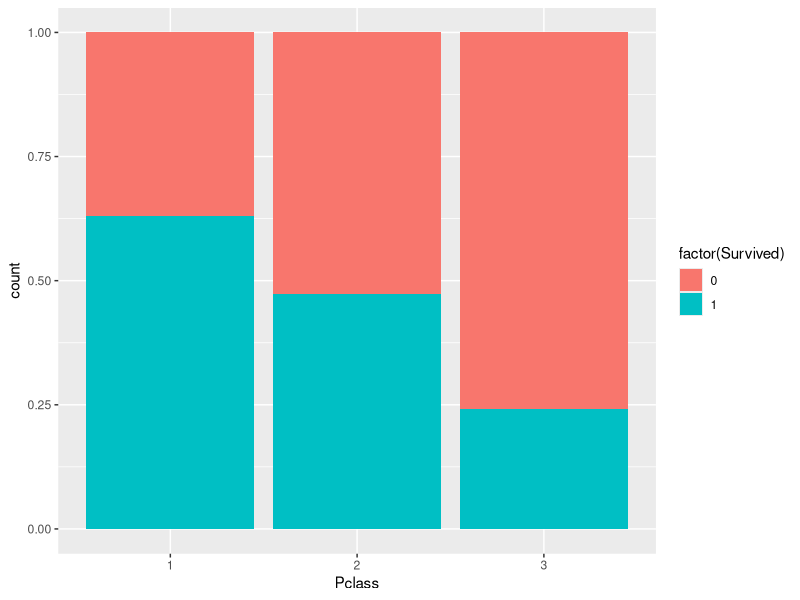
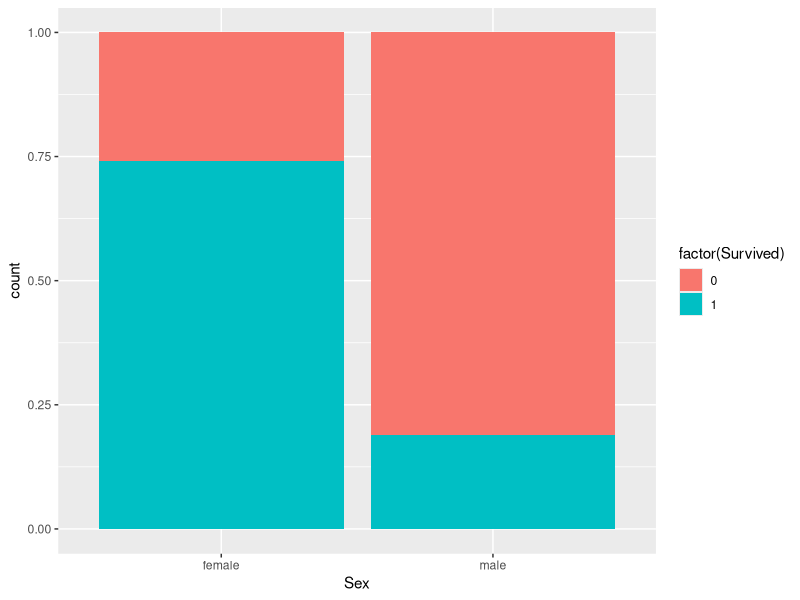
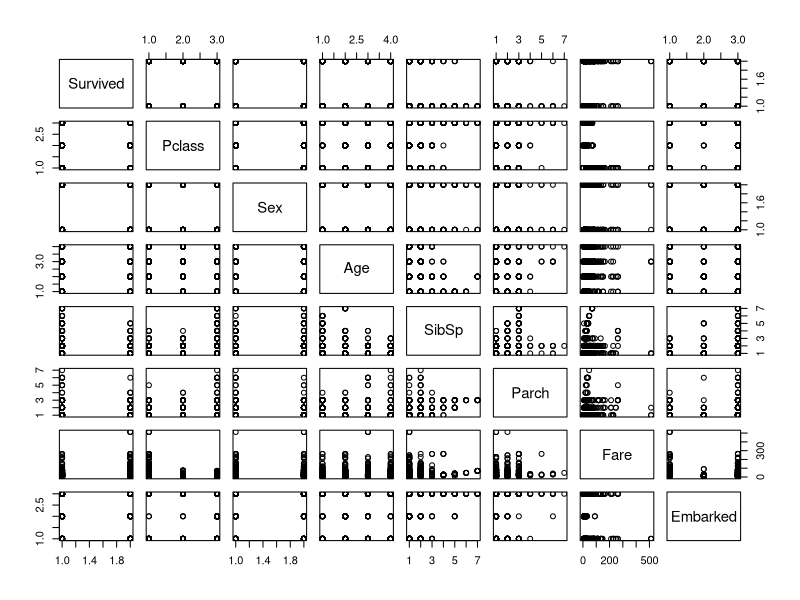
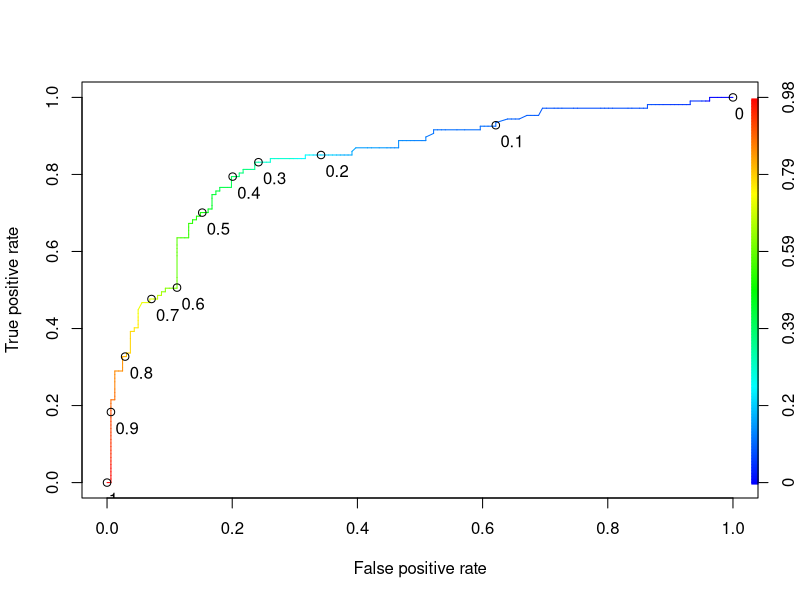

Here is the R script that generated these plots, in order:
# TITANIC SURVIVAL PREDICTION 

## Data Tunning

# Getting and Setting in the Working Directory.
getwd()
setwd("C:/Users/RAJ/Desktop/Sem-2/R")

# Loading the data which is in 'xls' format using read_excel.
library("readxl")
titanic<-read_excel("Titanic.xls")

# Top Entries of data
head(titanic)

# Checking the summary of data
summary(titanic)

# Checking the structure of data
str(titanic)

# Checking the dimensions of data
dim(titanic)

# Removing all the varibles that are not required using Null
titanic$PassengerId<-NULL
titanic$Cabin<-NULL
titanic$Name<-NULL
titanic$Ticket<-NULL

# Converting necessary variables to factor.
titanic$Survived<-factor(titanic$Survived)
titanic$Pclass<-factor(titanic$Pclass)
titanic$SibSp<-factor(titanic$SibSp)
titanic$Parch<-factor(titanic$Parch)
titanic$Sex<-factor(titanic$Sex)

## Na's Imputation

# Checking the Na's in data.
colSums(is.na(titanic))

# Replacing Na's in Age with median
median(titanic$Age,na.rm = T) # na.rm T removes all NA from data
summary(titanic$Age) # we will use median to replace missing values
titanic$Age[is.na(titanic$Age)]<-28

# Splitting the age into differnt ranges.
titanic$Age<-cut(titanic$Age,breaks = c(0,20,28,40,Inf),labels = c("c1","c2","c3","c4"))

# Replacing Na's in Embarrked with mode.
summary(titanic$Embarked)
titanic$Embarked[is.na(titanic$Embarked)]<-"S"
titanic$Embarked<-factor(titanic$Embarked)
summary(titanic$Embarked)

# Again checking for null values.
colSums(is.na(titanic))

## Visualization

# Plotting the number of Survived Passengers
library(tidyr)
library(dplyr)
library(ggplot2)

# Plotting number of Survived passengers with respect to Pclass
titanic%>%ggplot(aes(x=Pclass,fill=factor(Survived)))+geom_bar(stat="count",position="fill")

# Plotting number of Survived passengers with respect to Sex
titanic%>%ggplot(aes(x=Sex,fill=factor(Survived) ))+geom_bar(stat = "count",position="fill")

# Pairplots
pairs(titanic)

# Making copy of data to apply different algorithms.
titanic_cp<-  titanic[sample(nrow(titanic)),] # for logistic regression

## Splitting data into training and testing data
index<-sample(nrow(titanic_cp),0.70*nrow(titanic_cp))
train<-titanic_cp[index,] 
test<-titanic_cp[-index,]
dim(train)
dim(test)

## BINARY LOGISTIC REGRESSION

# applying binary logistics to training data
titanic_model<-glm(Survived ~.,family=binomial(link='logit'),data=train)
titanic_model

### find cutoff using ROC Curve 
library(ROCR)
test_pred1 <- predict(titanic_model,newdata=test,type='response')
ROCRpred <- prediction(test_pred1, test$Survived)
ROCRperf <- performance(ROCRpred, measure = "tpr", x.measure = "fpr")
plot(ROCRperf, colorize = TRUE, text.adj = c(-0.2,1.7), print.cutoffs.at = seq(0,1,0.1))

# Using cutoff-0.35
test_pred1 <- ifelse(test_pred1 > 0.35,1,0)
str(test_pred1)
summary(test_pred1)

# Converting predictions to factor.
test_pred1 <- factor(test_pred1)
str(test_pred1)

# Checking Performance parameters using Confusion matrix
library(caret)
R1 <- confusionMatrix(data=test_pred1, reference=test$Survived)
R1

## Calculating the area under the curve(AUC)
auc <- performance(ROCRpred, measure = "auc")
auc <- auc@y.values[[1]]
auc

## NAIVE BAYES

library(e1071)
Nb_model <- naiveBayes(Survived~., data = train)
Nb_model

# Predicting test data.
test_pred2 <- predict(Nb_model,newdata = test)

# Checking Performance parameters using Confusion matrix
R2 <- confusionMatrix(test_pred2, test$Survived )
R2

## RANDOM FOREST

# Applying Random Forest on training data
library(randomForest)
rf_model <- randomForest(Survived~.,data=train, ntree=100, importance=TRUE)
rf_model

# Predicting test data
test_pred3 <- predict(rf_model,newdata = test)

# Checking Performance parameters using Confusion matrix
R3 <- confusionMatrix(test_pred3, test$Survived )
R3

## SUPPORT VECTOR MACHINE

# Applying Support Vector Machine
svm_model <- svm(Survived ~., data = train)
svm_model

# Predicting test data
test_pred4 <- predict(svm_model,newdata = test)

# Checking Performance parameters using Confusion matrix
R4 <- confusionMatrix(test_pred4, test$Survived )
R4

# The best Accuracy is obtained from Random Forest.
